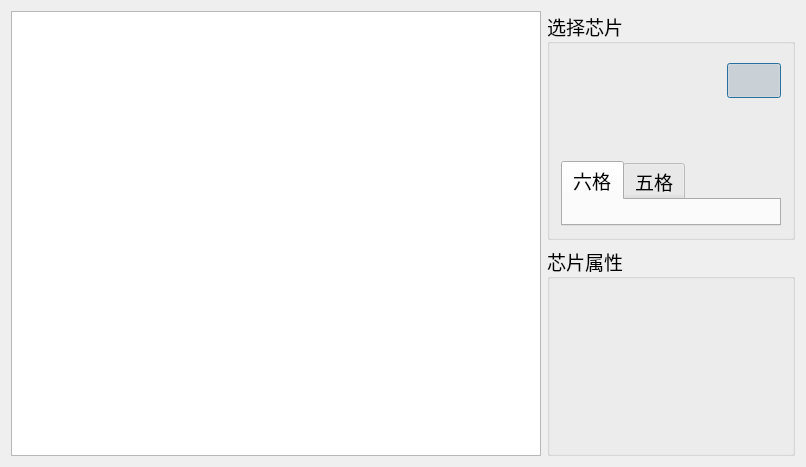
<?xml version="1.0" encoding="UTF-8"?>
<ui version="4.0">
 <class>AddChipWindow</class>
 <widget class="QDialog" name="AddChipWindow">
  <property name="geometry">
   <rect>
    <x>0</x>
    <y>0</y>
    <width>806</width>
    <height>467</height>
   </rect>
  </property>
  <property name="windowTitle">
   <string>手动添加芯片</string>
  </property>
  <layout class="QGridLayout" name="gridLayout">
   <item row="0" column="1">
    <widget class="QGroupBox" name="groupBox">
     <property name="font">
      <font>
       <family>等线</family>
       <pointsize>14</pointsize>
      </font>
     </property>
     <property name="title">
      <string>选择芯片</string>
     </property>
     <layout class="QVBoxLayout" name="verticalLayout_2">
      <item>
       <layout class="QGridLayout" name="gridLayout_3">
        <item row="0" column="0" rowspan="2">
         <widget class="QLabel" name="chipShowLabel">
          <property name="minimumSize">
           <size>
            <width>100</width>
            <height>100</height>
           </size>
          </property>
          <property name="sizeIncrement">
           <size>
            <width>1</width>
            <height>1</height>
           </size>
          </property>
          <property name="text">
           <string/>
          </property>
         </widget>
        </item>
        <item row="0" column="2" rowspan="2">
         <layout class="QVBoxLayout" name="verticalLayout_3">
          <item>
           <widget class="QPushButton" name="pushButton_3">
            <property name="minimumSize">
             <size>
              <width>32</width>
              <height>32</height>
             </size>
            </property>
            <property name="text">
             <string/>
            </property>
            <property name="icon">
             <iconset resource="../Chip/Chip.qrc">
              <normaloff>:/Chip/Resources/img/o31.png</normaloff>:/Chip/Resources/img/o31.png</iconset>
            </property>
            <property name="iconSize">
             <size>
              <width>32</width>
              <height>32</height>
             </size>
            </property>
            <property name="checkable">
             <bool>true</bool>
            </property>
            <property name="checked">
             <bool>true</bool>
            </property>
            <property name="autoExclusive">
             <bool>true</bool>
            </property>
            <property name="flat">
             <bool>true</bool>
            </property>
           </widget>
          </item>
          <item>
           <widget class="QPushButton" name="pushButton_4">
            <property name="minimumSize">
             <size>
              <width>32</width>
              <height>32</height>
             </size>
            </property>
            <property name="text">
             <string/>
            </property>
            <property name="icon">
             <iconset resource="../Chip/Chip.qrc">
              <normaloff>:/Chip/Resources/img/b31.png</normaloff>:/Chip/Resources/img/b31.png</iconset>
            </property>
            <property name="iconSize">
             <size>
              <width>32</width>
              <height>32</height>
             </size>
            </property>
            <property name="checkable">
             <bool>true</bool>
            </property>
            <property name="checked">
             <bool>false</bool>
            </property>
            <property name="autoExclusive">
             <bool>true</bool>
            </property>
            <property name="flat">
             <bool>true</bool>
            </property>
           </widget>
          </item>
         </layout>
        </item>
        <item row="0" column="1" rowspan="2">
         <layout class="QVBoxLayout" name="verticalLayout_4">
          <item>
           <widget class="QPushButton" name="pushButton_5">
            <property name="minimumSize">
             <size>
              <width>32</width>
              <height>32</height>
             </size>
            </property>
            <property name="text">
             <string/>
            </property>
            <property name="icon">
             <iconset resource="../Chip/Chip.qrc">
              <normaloff>:/Chip/Resources/img/clockwise.png</normaloff>:/Chip/Resources/img/clockwise.png</iconset>
            </property>
            <property name="iconSize">
             <size>
              <width>32</width>
              <height>32</height>
             </size>
            </property>
            <property name="checkable">
             <bool>false</bool>
            </property>
            <property name="checked">
             <bool>false</bool>
            </property>
            <property name="autoExclusive">
             <bool>false</bool>
            </property>
            <property name="flat">
             <bool>true</bool>
            </property>
           </widget>
          </item>
          <item>
           <widget class="QPushButton" name="pushButton_6">
            <property name="minimumSize">
             <size>
              <width>32</width>
              <height>32</height>
             </size>
            </property>
            <property name="text">
             <string/>
            </property>
            <property name="icon">
             <iconset resource="../Chip/Chip.qrc">
              <normaloff>:/Chip/Resources/img/counterclockwise.png</normaloff>:/Chip/Resources/img/counterclockwise.png</iconset>
            </property>
            <property name="iconSize">
             <size>
              <width>32</width>
              <height>32</height>
             </size>
            </property>
            <property name="checkable">
             <bool>false</bool>
            </property>
            <property name="checked">
             <bool>false</bool>
            </property>
            <property name="autoExclusive">
             <bool>false</bool>
            </property>
            <property name="flat">
             <bool>true</bool>
            </property>
           </widget>
          </item>
         </layout>
        </item>
       </layout>
      </item>
      <item>
       <layout class="QGridLayout" name="gridLayout_2">
        <item row="0" column="0">
         <widget class="QTabWidget" name="tabWidget">
          <property name="sizePolicy">
           <sizepolicy hsizetype="Minimum" vsizetype="Minimum">
            <horstretch>0</horstretch>
            <verstretch>0</verstretch>
           </sizepolicy>
          </property>
          <property name="currentIndex">
           <number>0</number>
          </property>
          <widget class="QWidget" name="tab_6block">
           <attribute name="title">
            <string>六格</string>
           </attribute>
           <layout class="QGridLayout" name="gridLayout_4"/>
          </widget>
          <widget class="QWidget" name="tab_5block">
           <attribute name="title">
            <string>五格</string>
           </attribute>
           <layout class="QGridLayout" name="gridLayout_5"/>
          </widget>
         </widget>
        </item>
       </layout>
      </item>
     </layout>
    </widget>
   </item>
   <item row="1" column="1">
    <widget class="QGroupBox" name="groupBox_2">
     <property name="font">
      <font>
       <family>等线</family>
       <pointsize>14</pointsize>
      </font>
     </property>
     <property name="title">
      <string>芯片属性</string>
     </property>
    </widget>
   </item>
   <item row="0" column="0" rowspan="2">
    <widget class="QTableView" name="tableView"/>
   </item>
  </layout>
 </widget>
 <layoutdefault spacing="6" margin="11"/>
 <resources>
  <include location="Resource.qrc"/>
  <include location="../Chip/Chip.qrc"/>
 </resources>
 <connections/>
</ui>
